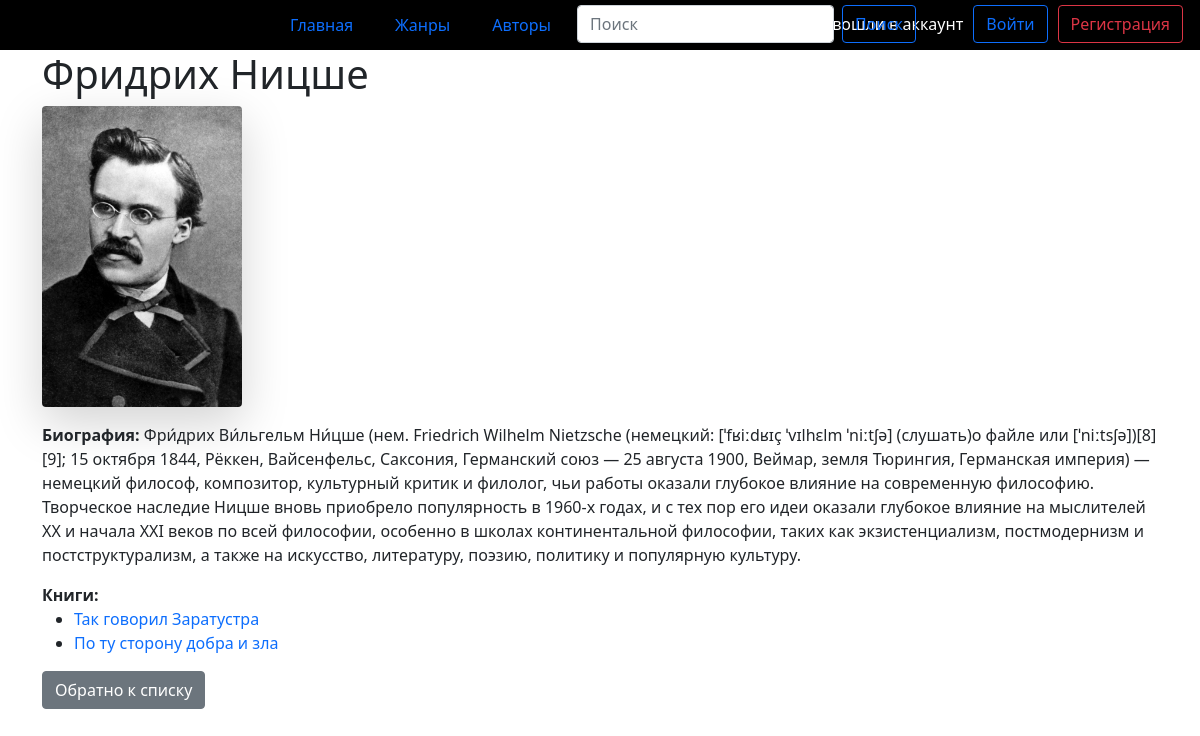
The page /author/1/detail on the database its author committed.
### books/models.py (models this page shows, shortened)
class Author(models.Model):
    name = models.CharField(max_length=100)
    bio = models.TextField()
    cover_image = models.ImageField(upload_to='author_covers', null=True, blank=True)

class Book(models.Model):
    title = models.CharField(max_length=100)
    author = models.ForeignKey(Author, on_delete=models.CASCADE, related_name='books')
    genre = models.CharField(max_length=100)
    year_published = models.IntegerField()
    description = models.TextField()
    cover_image = models.ImageField(upload_to='book_covers', null=True, blank=True)

### books/views.py (the view)
# urls.py: path('<int:author_id>/detail', views.AuthorDetailView.as_view(), name='author_detail'),
class AuthorDetailView(DetailView):
    model = Author
    template_name = 'books/author_detail.html'
    pk_url_kwarg = 'author_id'

### books/templates/books/author_detail.html (shortened to what this page needs)
{% extends 'base/base.html' %}
{% block content %}
    <h1>{{ author.name }}</h1>
    {% if author.cover_image %}
    <img src="{{ author.cover_image.url }}" class="img-fluid shadow-lg mb-3 bg-body-tertiary rounded detail">
    {% else %}
    <p>Нет доступного изображения</p>
    {% endif %}
        <p><strong>Биография: </strong> {{ author.bio }}</p>
        <strong>Книги: </strong>
        <ul>
            {% for book in author.books.all %}
            <li>
                <a href="{% url 'books:book_detail' book.id %}">{{ book.title }}</a>
            </li>
            {% endfor %}
        </ul>
    <a href="{% url 'books:author_list' %}" class="btn btn-secondary mb-1">Обратно к списку</a>
{% endblock %}

### static/main.css (style rules this page uses)
.img-fluid { max-width:150px; }
.detail { max-width:200px; }
a { background-image: linear-gradient(to right, #352384, #e90b8b); background-repeat: no-repeat; background-size: 0px 2px; background-position: left bottom; padding-bottom: 2px; text-decoration: none; transition: 0.3s; }

### rows shown on the page
Author: name "Фридрих Ницше", cover_image (picture), bio "Фри́дрих Ви́льгельм Ни́цше (нем. Friedrich Wilhelm Nietzsche (немецкий: [ˈfʁiːdʁɪç ˈvɪlhɛlm ˈniːtʃə] (слушать)о файле или [ˈniːtsʃə])[8][9]; 15 октября 1844, Рёккен, Вайсенфельс, Саксония, Германский союз — 25 августа 1900, Веймар, земля Тюрингия, Германская империя) — немецкий философ, композитор, культурный критик и филолог, чьи работы оказали глубокое влияние на современную философию. Творческое наследие Ницше вновь приобрело популярность в 1960-х годах, и с тех пор его идеи оказали глубокое влияние на мыслителей XX и начала XXI веков по всей философии, особенно в школах континентальной философии, таких как экзистенциализм, постмодернизм и постструктурализм, а также на искусство,…"
Book: title "Так говорил Заратустра"
Book: title "По ту сторону добра и зла"
